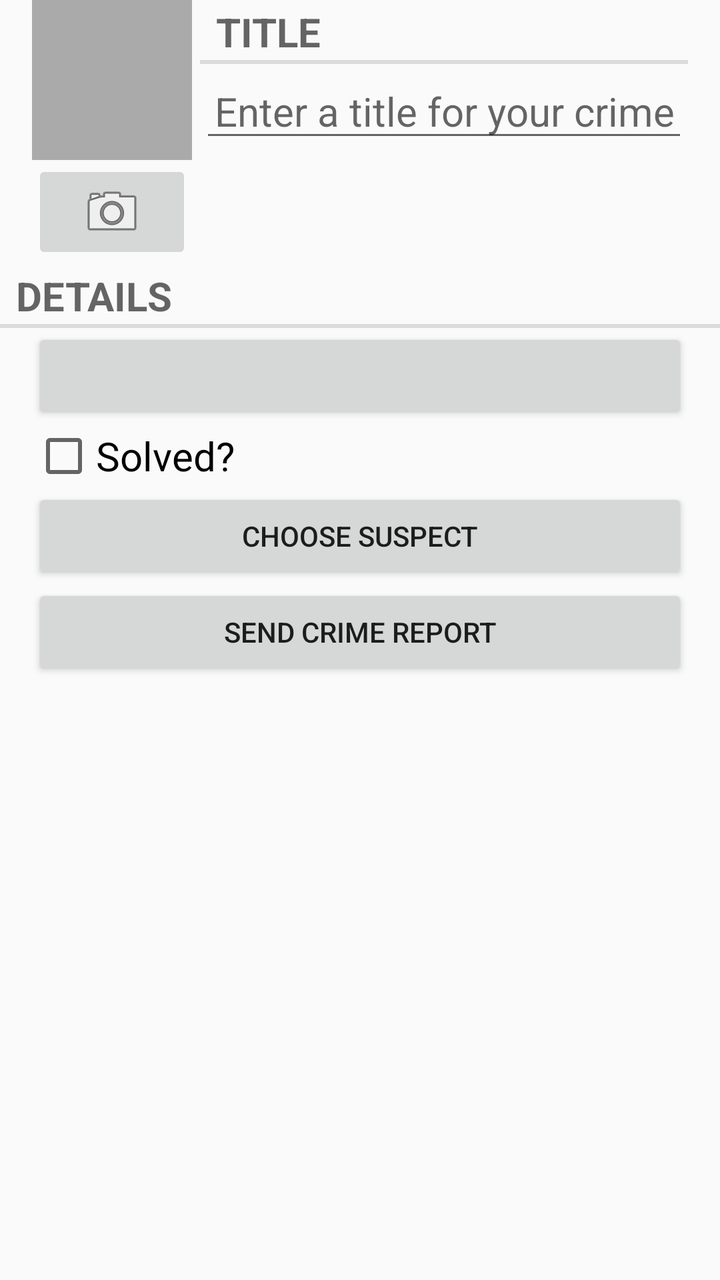
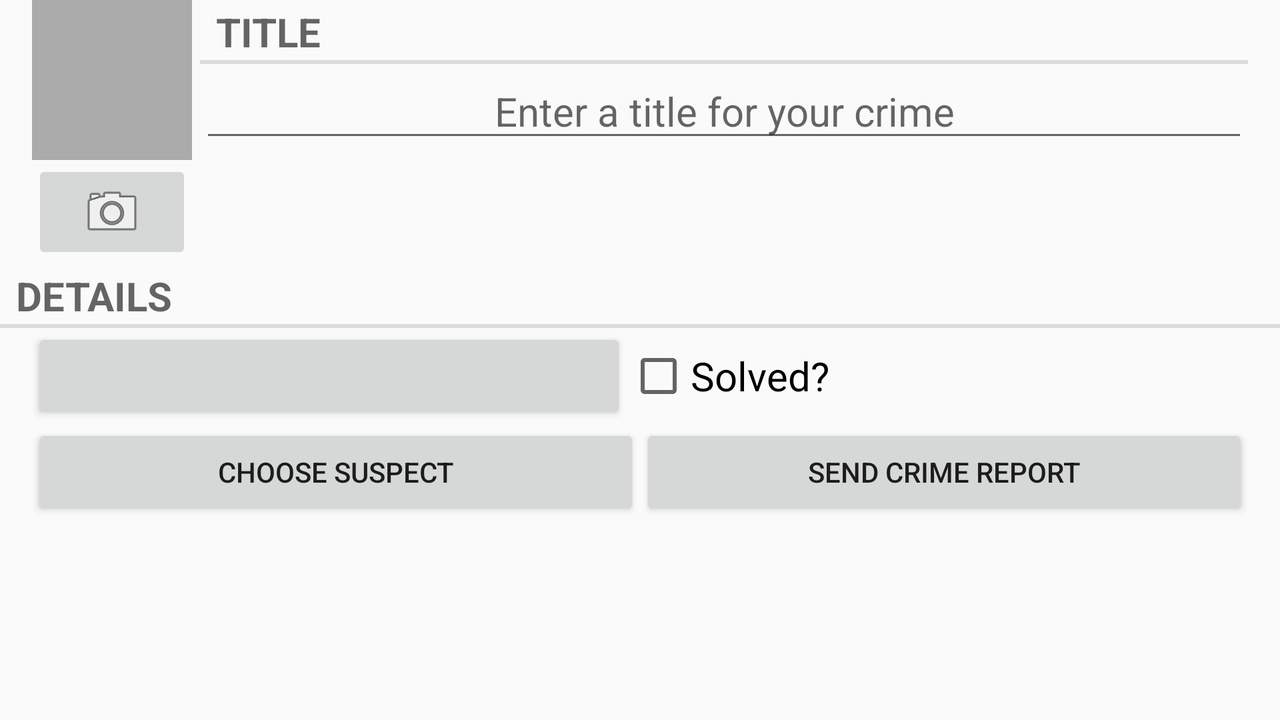

An Android layout and its configuration variant, each rendered on a device that would load it. The default file and the variant file are quoted in full after the pictures.
<!-- AndroidManifest.xml: application theme AppTheme -->
<!-- res/layout/fragment_crime.xml -->
<?xml version="1.0" encoding="utf-8"?>
<LinearLayout
    xmlns:android="http://schemas.android.com/apk/res/android"
    android:orientation="vertical"
    android:layout_width="match_parent"
    android:layout_height="match_parent">

    <LinearLayout
        android:orientation="horizontal"
        android:layout_marginLeft="16dp"
        android:layout_marginRight="16dp"
        android:layout_width="fill_parent"
        android:layout_height="wrap_content">

        <LinearLayout
            android:orientation="vertical"
            android:layout_marginRight="4dp"
            android:layout_width="wrap_content"
            android:layout_height="wrap_content">

            <ImageView
                android:id="@+id/crime_imageView"
                android:layout_width="80dp"
                android:layout_height="80dp"
                android:scaleType="centerInside"
                android:background="@android:color/darker_gray"
                android:cropToPadding="true"/>

            <ImageButton
                android:id="@+id/crime_imageButton"
                android:layout_width="match_parent"
                android:layout_height="wrap_content"
                android:src="@android:drawable/ic_menu_camera"/>

        </LinearLayout>

        <LinearLayout
            android:layout_weight="1"
            android:orientation="vertical"
            android:layout_width="wrap_content"
            android:layout_height="wrap_content">

            <TextView
                android:layout_width="match_parent"
                android:textSize="20sp"
                android:layout_height="wrap_content"
                android:text="@string/crime_title_label"
                style="?android:listSeparatorTextViewStyle"/>

            <EditText
                android:id="@+id/crime_title"
                android:layout_width="match_parent"
                android:layout_height="wrap_content"
                android:gravity="center"
                android:textSize="20sp"
                android:hint="@string/crime_title_hint"/>

        </LinearLayout>

    </LinearLayout>



    <TextView
        android:layout_width="match_parent"
        android:textSize="20sp"
        android:layout_height="wrap_content"
        android:text="@string/crime_details_label"
        style="?android:listSeparatorTextViewStyle"/>

    <Button
        android:id="@+id/crime_date"
        android:textSize="20sp"
        android:layout_width="match_parent"
        android:layout_height="wrap_content"
        android:layout_marginLeft="16dp"
        android:layout_marginRight="16dp"/>

    <CheckBox
        android:id="@+id/crime_solved"
        android:textSize="20sp"
        android:text="@string/crime_solved_label"
        android:layout_width="match_parent"
        android:layout_height="wrap_content"
        android:layout_marginLeft="16dp"
        android:layout_marginRight="16dp"/>


    <Button
        android:id="@+id/crime_suspectButton"
        android:layout_width="match_parent"
        android:layout_height="wrap_content"
        android:layout_marginLeft="16dp"
        android:layout_marginRight="16dp"
        android:text="@string/crime_suspect_text"/>

    <Button
        android:id="@+id/crime_reportButton"
        android:layout_width="match_parent"
        android:layout_height="wrap_content"
        android:layout_marginLeft="16dp"
        android:layout_marginRight="16dp"
        android:text="@string/crime_report_text"/>


</LinearLayout>
<!-- resources referenced by this layout -->
<resources>
  <string name="crime_details_label">Details</string>
  <string name="crime_report_text">Send Crime Report</string>
  <string name="crime_solved_label">Solved?</string>
  <string name="crime_suspect_text">Choose Suspect</string>
  <string name="crime_title_hint">Enter a title for your crime</string>
  <string name="crime_title_label">Title</string>
  <style name="AppTheme" parent="Theme.AppCompat.Light">
  
          
      </style>
</resources>
<!-- res/layout-land/fragment_crime.xml (the author's variant of the layout above) -->
<!-- drawn on the phone turned sideways -->
<?xml version="1.0" encoding="utf-8"?>
<ScrollView
    xmlns:android="http://schemas.android.com/apk/res/android"
    android:layout_width="match_parent"
    android:layout_height="match_parent">

    <LinearLayout

        android:orientation="vertical"
        android:layout_width="match_parent"
        android:layout_height="wrap_content">

        <LinearLayout
            android:orientation="horizontal"
            android:layout_marginLeft="16dp"
            android:layout_marginRight="16dp"
            android:layout_width="fill_parent"
            android:layout_height="wrap_content">

            <LinearLayout
                android:layout_marginRight="4dp"
                android:orientation="vertical"
                android:layout_width="wrap_content"
                android:layout_height="wrap_content">

                <ImageView
                    android:id="@+id/crime_imageView"
                    android:layout_width="80dp"
                    android:layout_height="80dp"
                    android:scaleType="centerInside"
                    android:background="@android:color/darker_gray"
                    android:cropToPadding="true"/>

                <ImageButton
                    android:id="@+id/crime_imageButton"
                    android:layout_width="match_parent"
                    android:layout_height="wrap_content"
                    android:src="@android:drawable/ic_menu_camera"/>

            </LinearLayout>

            <LinearLayout
                android:layout_weight="1"
                android:orientation="vertical"
                android:layout_width="fill_parent"
                android:layout_height="wrap_content">

                <TextView
                    android:layout_width="match_parent"
                    android:textSize="20sp"
                    android:layout_height="wrap_content"
                    android:text="@string/crime_title_label"
                    style="?android:listSeparatorTextViewStyle"/>

                <EditText
                    android:id="@+id/crime_title"
                    android:layout_width="match_parent"
                    android:layout_height="wrap_content"
                    android:gravity="center"
                    android:textSize="20sp"
                    android:hint="@string/crime_title_hint"/>



            </LinearLayout>

        </LinearLayout>



        <TextView
            android:layout_width="match_parent"
            android:textSize="20sp"
            android:layout_height="wrap_content"
            android:text="@string/crime_details_label"
            style="?android:listSeparatorTextViewStyle"/>

        <LinearLayout
            android:layout_width="match_parent"
            android:layout_height="wrap_content"
            android:layout_marginLeft="16dp"
            android:layout_marginRight="16dp"
            android:orientation="horizontal">

            <Button
                android:id="@+id/crime_date"
                android:textSize="20sp"
                android:layout_width="wrap_content"
                android:layout_weight="1"
                android:layout_height="wrap_content"/>

            <CheckBox
                android:id="@+id/crime_solved"
                android:textSize="20sp"
                android:text="@string/crime_solved_label"
                android:layout_width="wrap_content"
                android:layout_weight="1"
                android:layout_height="wrap_content"/>

        </LinearLayout>

        <LinearLayout
            android:layout_marginLeft="16dp"
            android:layout_marginRight="16dp"
            android:orientation="horizontal"
            android:layout_width="match_parent"
            android:layout_height="wrap_content">

            <Button
                android:id="@+id/crime_suspectButton"
                android:layout_width="match_parent"
                android:layout_height="wrap_content"
                android:layout_weight="1"
                android:text="@string/crime_suspect_text"/>

            <Button
                android:id="@+id/crime_reportButton"
                android:layout_width="match_parent"
                android:layout_height="wrap_content"
                android:layout_weight="1"
                android:text="@string/crime_report_text"/>

        </LinearLayout>
    </LinearLayout>
</ScrollView>
